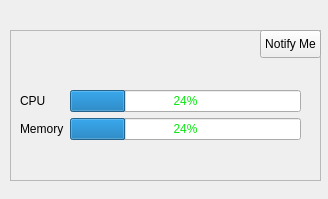
<?xml version="1.0" encoding="UTF-8"?>
<ui version="4.0">
 <class>CPUinfo</class>
 <widget class="QWidget" name="CPUinfo">
  <property name="geometry">
   <rect>
    <x>0</x>
    <y>0</y>
    <width>328</width>
    <height>199</height>
   </rect>
  </property>
  <property name="windowTitle">
   <string>EASY-MON</string>
  </property>
  <widget class="QWidget" name="formWidget" native="true">
   <property name="geometry">
    <rect>
     <x>20</x>
     <y>90</y>
     <width>281</width>
     <height>81</height>
    </rect>
   </property>
   <layout class="QFormLayout" name="formLayout">
    <item row="2" column="1">
     <widget class="QProgressBar" name="memory">
      <property name="styleSheet">
       <string notr="true">color: rgb(9, 229, 17);</string>
      </property>
      <property name="value">
       <number>24</number>
      </property>
     </widget>
    </item>
    <item row="2" column="0">
     <widget class="QLabel" name="label">
      <property name="text">
       <string>Memory</string>
      </property>
     </widget>
    </item>
    <item row="1" column="1">
     <widget class="QProgressBar" name="cpu">
      <property name="styleSheet">
       <string notr="true">color: rgb(9, 229, 17);</string>
      </property>
      <property name="value">
       <number>24</number>
      </property>
     </widget>
    </item>
    <item row="1" column="0">
     <widget class="QLabel" name="label_2">
      <property name="text">
       <string>CPU </string>
      </property>
     </widget>
    </item>
   </layout>
  </widget>
  <widget class="QFrame" name="frame">
   <property name="geometry">
    <rect>
     <x>10</x>
     <y>30</y>
     <width>311</width>
     <height>151</height>
    </rect>
   </property>
   <property name="frameShape">
    <enum>QFrame::StyledPanel</enum>
   </property>
   <property name="frameShadow">
    <enum>QFrame::Raised</enum>
   </property>
   <widget class="QPushButton" name="notifybutton">
    <property name="geometry">
     <rect>
      <x>250</x>
      <y>0</y>
      <width>61</width>
      <height>28</height>
     </rect>
    </property>
    <property name="text">
     <string>Notify Me</string>
    </property>
   </widget>
  </widget>
  <zorder>frame</zorder>
  <zorder>formWidget</zorder>
 </widget>
 <resources/>
 <connections/>
</ui>
